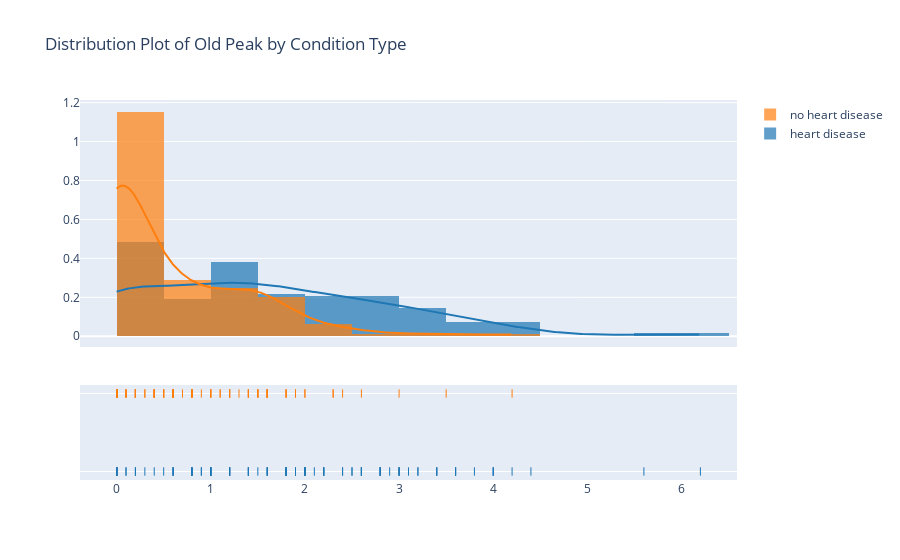

Notebook code cell kept with this figure:
### Code cell
# distplot
## define values
op_y = df[df['condition'] == 1]['oldpeak']
op_n = df[df['condition'] == 0]['oldpeak']
hist_data2 = [op_y, op_n]
labels = ['heart disease', 'no heart disease']

## plot
fig = ff.create_distplot(hist_data2, group_labels = labels, bin_size = 0.5)
fig.update_layout(title_text = 'Distribution Plot of Old Peak by Condition Type')
fig.show()

### Figure 1 — Plotly figure (JSON) as saved in the notebook; plotly's stock layout.template omitted (floating-point values rounded to 4 significant figures; data arrays with more than 128 entries replaced by an {"elided": "..."} marker saying what was removed)
{"data": [{"autobinx": false, "histnorm": "probability density", "legendgroup": "heart disease", "marker": {"color": "rgb(31, 119, 180)"}, "name": "heart disease", "opacity": 0.7, "type": "histogram", "x": {"elided": "137 float values"}, "xaxis": "x", "xbins": {"end": 6.2, "size": 0.5, "start": 0}, "yaxis": "y"}, {"autobinx": false, "histnorm": "probability density", "legendgroup": "no heart disease", "marker": {"color": "rgb(255, 127, 14)"}, "name": "no heart disease", "opacity": 0.7, "type": "histogram", "x": {"elided": "160 float values"}, "xaxis": "x", "xbins": {"end": 4.2, "size": 0.5, "start": 0}, "yaxis": "y"}, {"legendgroup": "heart disease", "marker": {"color": "rgb(31, 119, 180)"}, "mode": "lines", "name": "heart disease", "showlegend": false, "type": "scatter", "x": {"elided": "500 float values"}, "xaxis": "x", "y": {"elided": "500 float values"}, "yaxis": "y"}, {"legendgroup": "no heart disease", "marker": {"color": "rgb(255, 127, 14)"}, "mode": "lines", "name": "no heart disease", "showlegend": false, "type": "scatter", "x": {"elided": "500 float values"}, "xaxis": "x", "y": {"elided": "500 float values"}, "yaxis": "y"}, {"legendgroup": "heart disease", "marker": {"color": "rgb(31, 119, 180)", "symbol": "line-ns-open"}, "mode": "markers", "name": "heart disease", "showlegend": false, "type": "scatter", "x": {"elided": "137 float values"}, "xaxis": "x", "y": {"elided": "137 str values"}, "yaxis": "y2"}, {"legendgroup": "no heart disease", "marker": {"color": "rgb(255, 127, 14)", "symbol": "line-ns-open"}, "mode": "markers", "name": "no heart disease", "showlegend": false, "type": "scatter", "x": {"elided": "160 float values"}, "xaxis": "x", "y": {"elided": "160 str values"}, "yaxis": "y2"}], "layout": {"barmode": "overlay", "hovermode": "closest", "legend": {"traceorder": "reversed"}, "title": {"text": "Distribution Plot of Old Peak by Condition Type"}, "xaxis": {"anchor": "y2", "domain": [0, 1], "zeroline": false}, "yaxis": {"anchor": "free", "domain": [0.35, 1], "position": 0}, "yaxis2": {"anchor": "x", "domain": [0, 0.25], "dtick": 1, "showticklabels": false}}}
